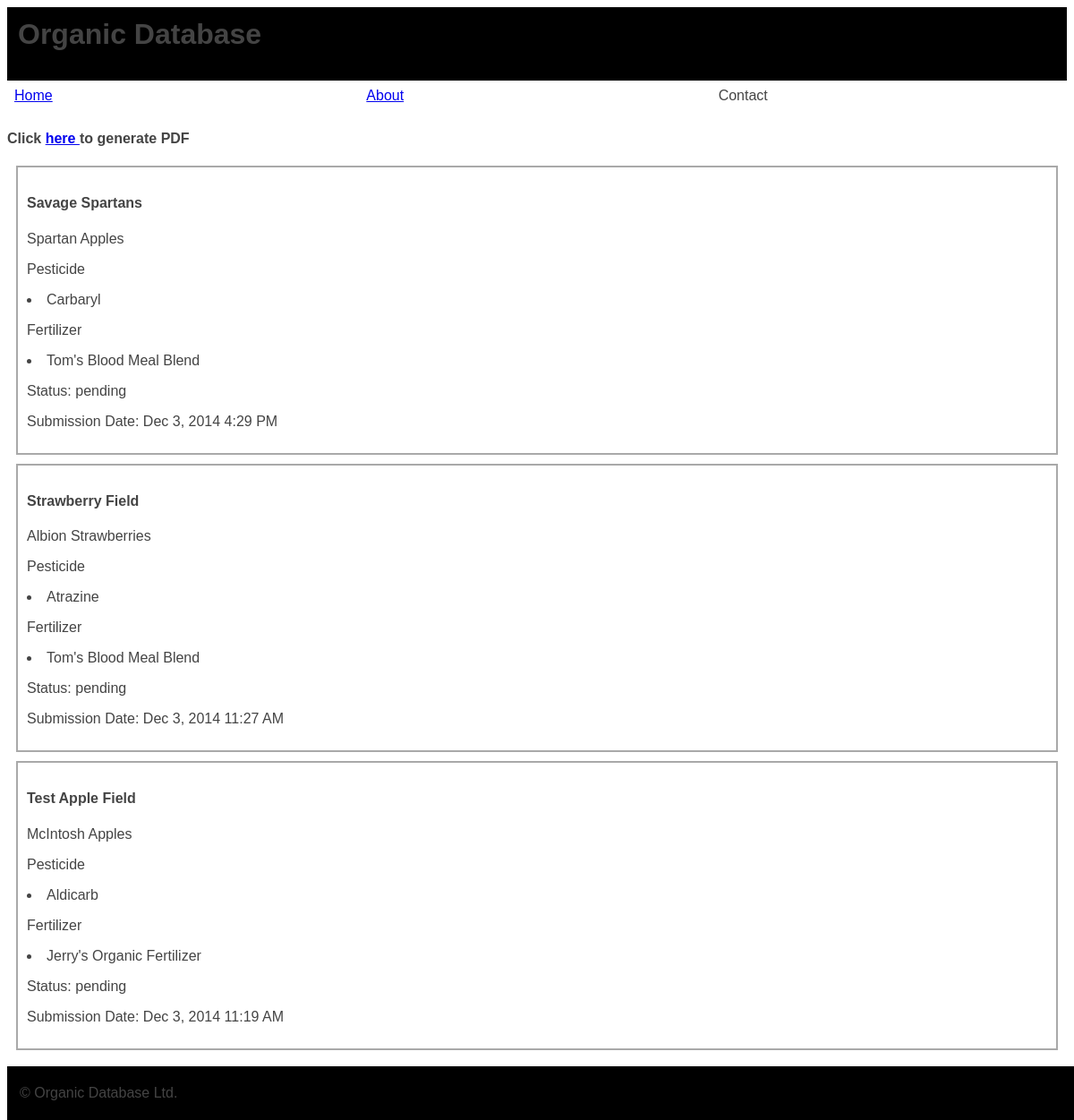
Page /viewapplications.php (signed in) on the committed database.
### tables this page shows
CREATE TABLE `applications` (
  `id` int(10) NOT NULL AUTO_INCREMENT,
  `field_id` int(10) DEFAULT NULL,
  `pesticide` varchar(50) DEFAULT NULL,
  `fertilizer` varchar(50) DEFAULT NULL,
  `status` varchar(10) DEFAULT NULL,
  `submit_date` datetime DEFAULT NULL,
  PRIMARY KEY (`id`)
);

CREATE TABLE `fields` (
  `id` int(10) NOT NULL AUTO_INCREMENT,
  `member_id` int(10) DEFAULT NULL,
  `name` varchar(50) DEFAULT NULL,
  `crop` int(10) DEFAULT NULL,
  `crop_subtype` int(10) DEFAULT NULL,
  `area` int(6) DEFAULT NULL,
  PRIMARY KEY (`id`)
);

CREATE TABLE `crop_subtypes` (
  `id` int(10) NOT NULL AUTO_INCREMENT,
  `crop_id` int(10) DEFAULT NULL,
  `name` varchar(50) DEFAULT NULL,
  PRIMARY KEY (`id`)
);

CREATE TABLE `crops` (
  `id` int(10) NOT NULL AUTO_INCREMENT,
  `name` varchar(50) DEFAULT NULL,
  PRIMARY KEY (`id`)
);

CREATE TABLE `pesticides` (
  `id` int(10) NOT NULL AUTO_INCREMENT,
  `name` varchar(50) DEFAULT NULL,
  PRIMARY KEY (`id`)
);

CREATE TABLE `fertilizers` (
  `id` int(10) NOT NULL AUTO_INCREMENT,
  `brand_id` int(10) DEFAULT NULL,
  `name` varchar(50) DEFAULT NULL,
  PRIMARY KEY (`id`)
);

### viewapplications.php (the view, shortened to what this page needs)
<?php
    $mysqli = connectToDB();
    if(!$_SESSION['member_id']) {
	header("Location: login.php");
    } else {
	$id = $_SESSION['member_id'];
	$applicationsQuery = "SELECT * FROM applications WHERE field_id IN "
	    . "(SELECT id FROM fields WHERE member_id = " . $id . ") ORDER BY id DESC;";
	$applicationsResult = mysqli_query($mysqli, $applicationsQuery) or die(mysqli_error($mysqli));
	$display .= '<div class="content">';
	while ($resultrow = mysqli_fetch_array($applicationsResult)) {
	    $display .= '<div class="applicationview">';
	    $fieldQuery = "SELECT * FROM fields WHERE id = " . $resultrow['field_id'] . ";";
	    $fieldResult = mysqli_query($mysqli, $fieldQuery) or die(mysqli_error($mysqli));
	    $fieldrow = mysqli_fetch_array($fieldResult);
	    $cropNameQuery = "SELECT name FROM crops WHERE id = " . $fieldrow['crop'] . ";";
	    $cropNameResult = mysqli_query($mysqli, $cropNameQuery) or die(mysqli_error($mysqli));
	    $cropName = mysqli_fetch_array($cropNameResult)['name'];
	    $cropSubtypeNameQuery = "SELECT name FROM crop_subtypes WHERE id = " . $fieldrow['crop_subtype'] . ";";
	    $cropSubtypeNameResult = mysqli_query($mysqli, $cropSubtypeNameQuery) or die(mysqli_error($mysqli));
	    $cropSubtypeName = mysqli_fetch_array($cropSubtypeNameResult)['name'];
	    $display .= "<h4>" . $fieldrow['name'] . "</h4>";
	    $display .= '<p>' . $cropSubtypeName . " " . $cropName . '</p>';
	    $display .= '<p>Pesticide</p>';
	    $pesticideQuery = "SELECT * FROM pesticides WHERE id = " . $resultrow['pesticide'] . ";";
	    $pesticideResult = mysqli_query($mysqli, $pesticideQuery) or die(mysqli_error($mysqli));
	    while($pesticiderow = mysqli_fetch_array($pesticideResult)) {
		$display .= "<li>" . $pesticiderow['name'] . "</li>";
	    }
	    $display .= "<p>Fertilizer</p>";
	    $fertilizerQuery = "SELECT * FROM fertilizers WHERE id = " . $resultrow['fertilizer'] . ";";
	    $fertilizerResult = mysqli_query($mysqli, $fertilizerQuery) or die(mysqli_error($mysqli));
	    while($fertilizerrow = mysqli_fetch_array($fertilizerResult)) {
		$display .= "<li>" . $fertilizerrow['name'] . "</li>";
	    }
	    $display .= '<p>Status: ';
	    $display .= $resultrow['status'] . '</p>';
	    $display .= '<p>Submission Date: ';
	    $display .= date("M j, Y g:i A", strtotime($resultrow['submit_date'])) . '</p>';
	    $display .= '</div>';
	}
	$display .= '</div>';
    }
    $display .= '</div>';
?>
<?php require('head.php'); ?>
<?php require('header.php'); ?>
<h4>Click <a href="tcpdf/examples/application_pdf.php"> here </a> to generate PDF</h4>
    <?php echo $display;?>
<?php require('footer.php'); ?>

### head.php (shortened to what this page needs)
<html>
<head>
  <link rel="stylesheet" type="text/css" href="styles.css"/>

### header.php
</head>
<body>
  <table width="100%" cellpadding="12" cellspacing="0" border="0">
  <tr bgcolor="black">
    <td>
        <h1>Organic Database</h1>
    </td>
  </tr>
  </table>
  <table width="100%" bgcolor="white" cellpadding="4" cellspacing="4">
  <tr>
    <td width="25%">
        <span class="menu"><a href="home.php">Home</a></span></td>
    <td width="25%">
        <span class="menu"><a href="about.php">About</span></td>
    <td width="25%">
      <span class="menu">Contact</span></td>
  </tr>
  </table>

### footer.php
  <table id="footer" width="100%" bgcolor="black" cellpadding="12" border="0">
  <tr>
    <td>
      <p class="foot">&copy; Organic Database Ltd.</p>
    </td>
  </tr>
  </table>
</body>
</html>

### styles.css (style rules this page uses)
body { background-color: #FFFFFF; color: #444444; font-family: Helvitca, Gills, sans-serif; }
#footer { position:fixed; bottom:0; width:100%; height:60px; }
div.applicationview { border: 2px solid darkgrey; margin: 10px; padding: 10px; }
div.content { padding-bottom: 60px; }

### rows in the picture
applications: field.name "Savage Spartans", crop_subtypes.name "Spartan", crops.name "Apples", status "pending", submit_date "Dec 3, 2014 4:29 PM"
pesticides: name "Carbaryl"
fertilizers: name "Tom's Blood Meal Blend"
applications: field.name "Strawberry Field", crop_subtypes.name "Albion", crops.name "Strawberries", status "pending", submit_date "Dec 3, 2014 11:27 AM"
pesticides: name "Atrazine"
applications: field.name "Test Apple Field", crop_subtypes.name "McIntosh", crops.name "Apples", status "pending", submit_date "Dec 3, 2014 11:19 AM"
pesticides: name "Aldicarb"
fertilizers: name "Jerry's Organic Fertilizer"
